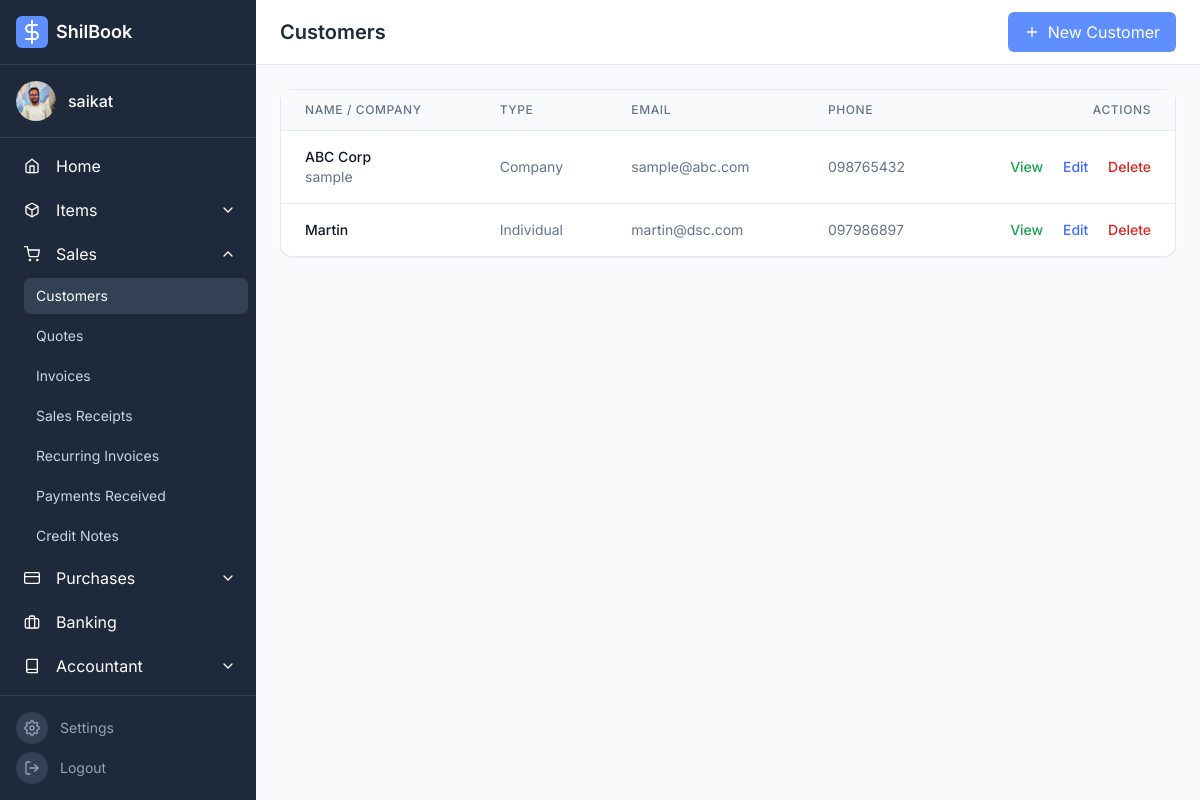
The page /sales/customers/index.php (signed in) on the database as committed earlier.
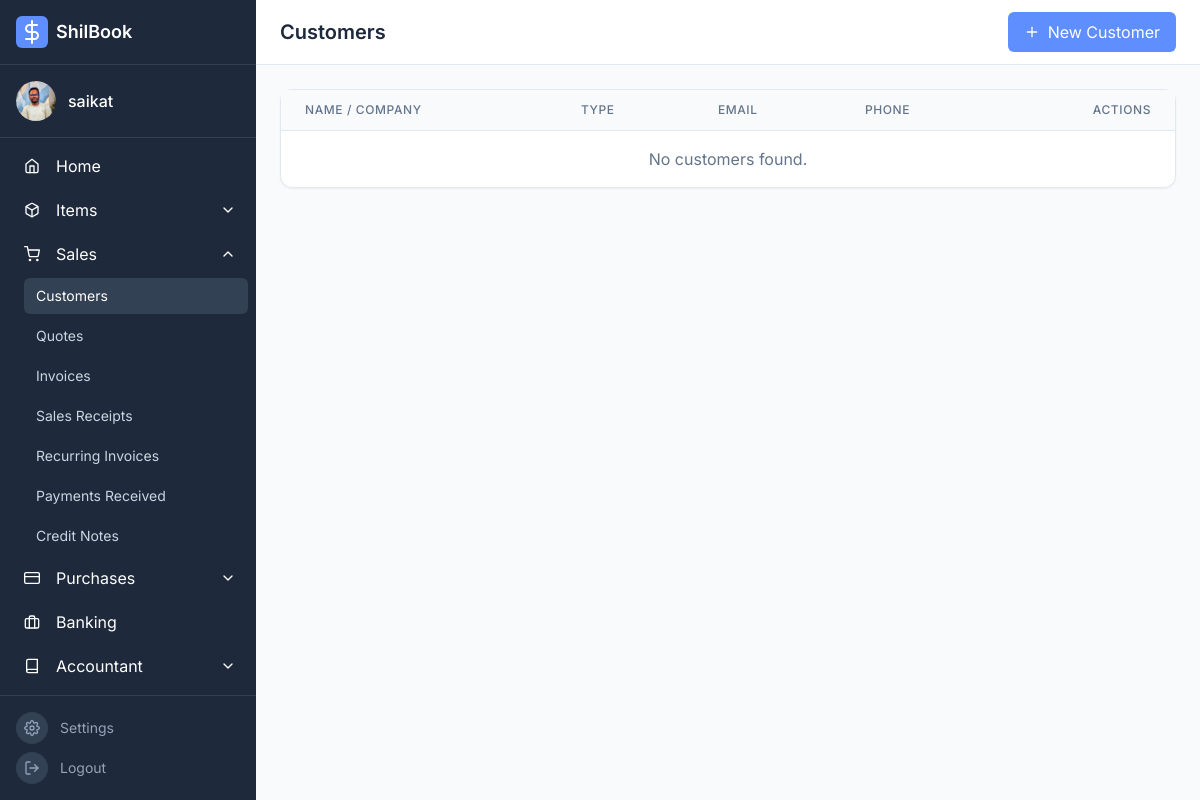
The same page on the database as committed later.
### tables this page shows
CREATE TABLE `customers` (
  `id` int(11) NOT NULL,
  `user_id` int(11) NOT NULL,
  `customer_type` enum('individual','company') NOT NULL DEFAULT 'individual',
  `name` varchar(255) NOT NULL,
  `contact_person` varchar(255) DEFAULT NULL,
  `email` varchar(255) DEFAULT NULL,
  `phone` varchar(50) DEFAULT NULL,
  `address` text DEFAULT NULL,
  `created_at` timestamp NOT NULL DEFAULT current_timestamp()
);

### sales/customers/index.php (the view, shortened to what the changed rows need)
<?php
require_once '../../config.php';
$userId = $_SESSION['user_id'];
$sql = "SELECT * FROM customers WHERE user_id = :user_id ORDER BY name ASC";
$stmt = $pdo->prepare($sql);
$stmt->bindParam(':user_id', $userId, PDO::PARAM_INT);
$stmt->execute();
$customers = $stmt->fetchAll(PDO::FETCH_ASSOC);
require_once '../../partials/header.php';
?>
<div class="flex-1 flex flex-col overflow-hidden">
    <header class="bg-white border-b border-macgray-200 py-3 px-6 flex items-center justify-between">
        <h1 class="text-xl font-semibold text-macgray-800">Customers</h1>
    </header>
    <main class="content-area flex-1 overflow-y-auto p-6 bg-macgray-50">
        <div class="max-w-7xl mx-auto">
            <div class="bg-white rounded-xl shadow-sm border border-macgray-200">
                <div class="overflow-x-auto">
                    <table class="min-w-full divide-y divide-macgray-200">
                        <thead class="bg-macgray-50">
                            <tr>
                                <th class="px-6 py-3 text-left text-xs font-medium text-macgray-500 uppercase tracking-wider">Name / Company</th>
                                <th class="px-6 py-3 text-left text-xs font-medium text-macgray-500 uppercase tracking-wider">Type</th>
                                <th class="px-6 py-3 text-left text-xs font-medium text-macgray-500 uppercase tracking-wider">Email</th>
                                <th class="px-6 py-3 text-left text-xs font-medium text-macgray-500 uppercase tracking-wider">Phone</th>
                                <th class="px-6 py-3 text-right text-xs font-medium text-macgray-500 uppercase tracking-wider">Actions</th>
                            </tr>
                        </thead>
                        <tbody class="divide-y divide-macgray-200">
                            <?php if (empty($customers)): ?>
                                <tr>
                                    <td colspan="5" class="px-6 py-4 text-center text-macgray-500">No customers found.</td>
                                </tr>
                            <?php else: ?>
                                <?php foreach ($customers as $customer): ?>
                                    <tr>
                                        <td class="px-6 py-4 whitespace-nowrap text-sm">
                                            <div class="font-medium text-macgray-900"><?php echo htmlspecialchars($customer['name']); ?></div>
                                            <?php if ($customer['customer_type'] == 'company' && !empty($customer['contact_person'])): ?>
                                                <div class="text-macgray-500"><?php echo htmlspecialchars($customer['contact_person']); ?></div>
                                            <?php endif; ?>
                                        </td>
                                        <td class="px-6 py-4 whitespace-nowrap text-sm text-macgray-500"><?php echo htmlspecialchars(ucfirst($customer['customer_type'])); ?></td>
                                        <td class="px-6 py-4 whitespace-nowrap text-sm text-macgray-500"><?php echo htmlspecialchars($customer['email']); ?></td>
                                        <td class="px-6 py-4 whitespace-nowrap text-sm text-macgray-500"><?php echo htmlspecialchars($customer['phone']); ?></td>
                                        <td class="px-6 py-4 whitespace-nowrap text-right text-sm font-medium">
                                            <a href="view.php?id=<?php echo $customer['id']; ?>" class="text-green-600 hover:text-green-900">View</a>
                                            <button class="editBtn text-macblue-600 hover:text-macblue-900 ml-4"
                                                    data-id="<?php echo $customer['id']; ?>"
                                                    data-customer-type="<?php echo htmlspecialchars($customer['customer_type']); ?>"
                                                    data-name="<?php echo htmlspecialchars($customer['name']); ?>"
                                                    data-contact-person="<?php echo htmlspecialchars($customer['contact_person']); ?>"
                                                    data-email="<?php echo htmlspecialchars($customer['email']); ?>"
                                                    data-phone="<?php echo htmlspecialchars($customer['phone']); ?>"
                                                    data-address="<?php echo htmlspecialchars($customer['address']); ?>">Edit</button>
                                            <a href="index.php?action=delete&id=<?php echo $customer['id']; ?>" class="text-red-600 hover:text-red-900 ml-4" onclick="return confirm('Are you sure?');">Delete</a>
                                        </td>
                                    </tr>
                                <?php endforeach; ?>
                            <?php endif; ?>
                        </tbody>
                    </table>
                </div>
            </div>
        </div>
    </main>
</div>
<?php
require_once '../../partials/footer.php';
?>

Rows that differ between the two databases and show on the page:
removed customers: name "ABC Corp", contact_person "sample", customer_type "Company", email "sample@abc.com", phone "098765432"
removed customers: name "Martin", customer_type "Individual", email "martin@dsc.com", phone "097986897"
Other text that changed with them:
text now shown: "No customers found."
